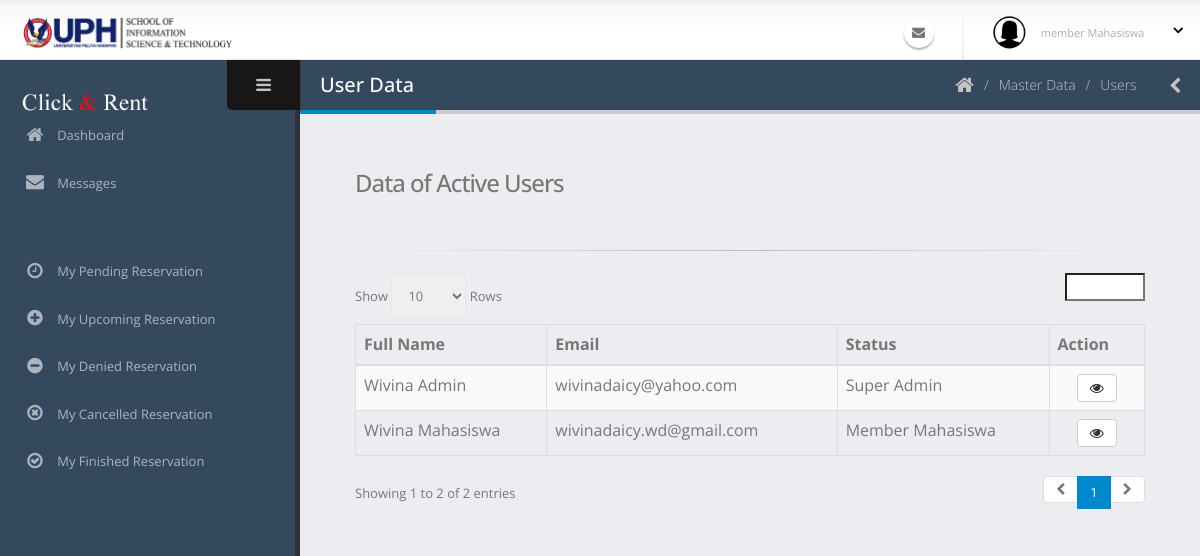
/admin/pengguna.php, run on an earlier commit of the app's database.
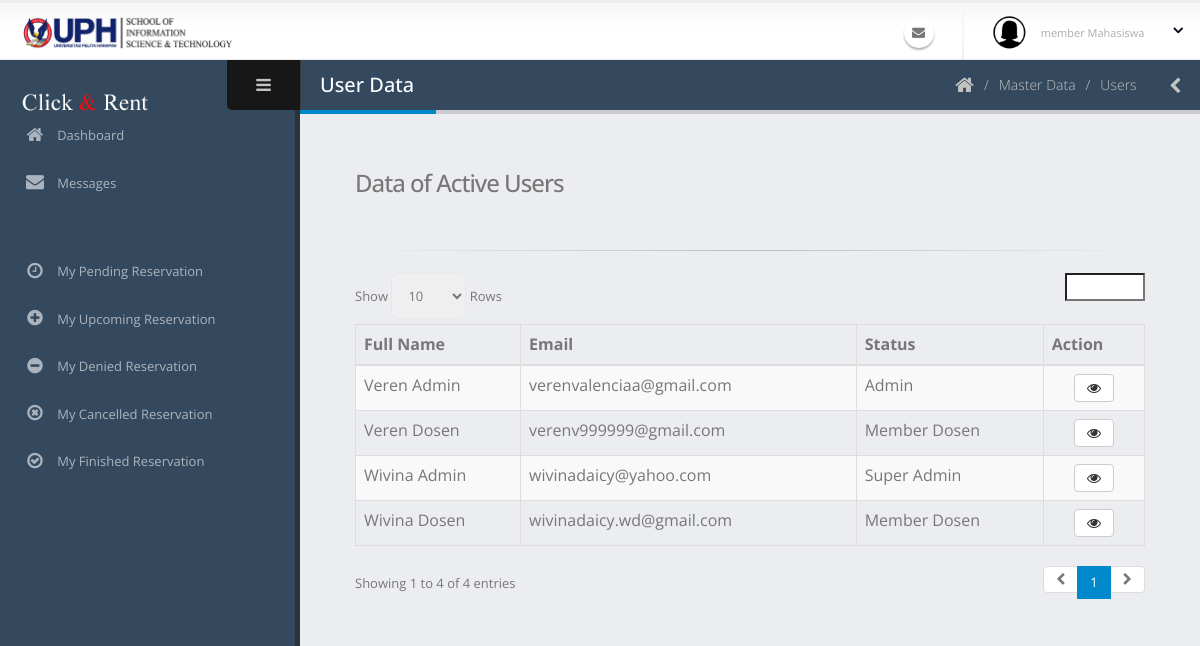
And on a later commit of the database.
### tables this page shows
CREATE TABLE `pengguna` (
  `id_pengguna` varchar(40) NOT NULL COMMENT 'USER-0',
  `email` varchar(50) NOT NULL,
  `kata_sandi` text NOT NULL,
  `nama_lengkap` varchar(60) NOT NULL,
  `jenis_kelamin` char(1) NOT NULL,
  `tanggal_lahir` date NOT NULL,
  `alamat` text NOT NULL,
  `no_hp` varchar(20) NOT NULL,
  `tanggal_masuk` date NOT NULL,
  `status_pengguna` int(11) NOT NULL COMMENT '1: SUPER ADMIN, 2: ADMIN, 3: MEMBER DOSEN, 4:MEMBER MAHASISWA',
  `status_daftar` int(11) NOT NULL COMMENT '0 =TIDAK AKTIF, 1=MENUNGGU APPROVE, 2=AKTIF, 3=DITOLAK',
  `user_add` varchar(40) NOT NULL,
  `waktu_add` datetime NOT NULL,
  `user_edit` varchar(40) NOT NULL,
  `waktu_edit` datetime NOT NULL,
  `user_delete` varchar(40) NOT NULL,
  `waktu_delete` datetime NOT NULL,
  `status_delete` int(11) NOT NULL
);

### admin/pengguna.php (the view, shortened to what this page needs)
<?php include('../koneksi.php'); ?>
<?php include('req/head.php');?>
<?php include('req/header.php');?>
<?php include('req/leftbar.php');?>
	<section role="main" class="content-body">
		<header class="page-header">
			<h2>User Data</h2>
			<div class="right-wrapper pull-right">
				<ol class="breadcrumbs">
					<li>
						<a href="index.php">
							<i class="fa fa-home"></i>
						</a>
					</li>
					<li><span>Master Data</span></li>
					<li><span>Users</span></li>
				</ol>
				<a class="sidebar-right-toggle" data-open="sidebar-right"><i class="fa fa-chevron-left"></i></a>
			</div>
		</header>
<div class="container-fluid">
<h3>Data of Active Users</h3>
	<br>
	<hr>
	<table  class="table table-bordered table-striped mb-none" id="datatable-default">
		<thead>
			<tr>
				<th>Full Name</th>
				<th>Email</th>
				<th>Status</th>
				<th>Action</th>
			</tr>
		</thead>
		<tbody>
		<?php
			$query = mysqli_query($koneksi, "SELECT * from pengguna WHERE status_delete='0' AND status_daftar='2'");
			while($data=mysqli_fetch_array($query)){
			?>
			<tr>
				<td><?php echo $data['nama_lengkap']?></td>
				<td><?php echo $data['email']?></td>
				<?php
						   if($data['status_pengguna']=="1"){
							   $statusnya = "Super Admin";
						   }else if($data['status_pengguna']=="2"){
							   $statusnya = "Admin";
						   }else if($data['status_pengguna']=="3"){
								$statusnya = "Member Dosen";
						   }else{
								$statusnya = "Member Mahasiswa";
						   }
						?>
				<td><?php echo $statusnya?></td>
				<td class="text-center">
					<a class="modal-with-form btn btn-default" data-toggle="tooltip" data-placement="top" title="Detail" href="#modaldetail<?php echo $data['id_pengguna'];?>"><i class='fa fa-eye'></i>
					</a>
				</td>
			</tr>
			<?php } ?>
		</tbody>
	</table>
</div>
<br>
<br>
<?php include('req/endtitle.php');?>
<?php include('req/script.php');?>

What changed in the data, as far as the page shows it:
no longer on this page (row edited): pengguna: nama_lengkap "Wivina Mahasiswa", email "wivinadaicy.wd@gmail.com", status_pengguna "Member Mahasiswa"
added pengguna: nama_lengkap "Veren Admin", email "verenvalenciaa@gmail.com", status_pengguna "Admin"
added pengguna: nama_lengkap "Veren Dosen", email "verenv999999@gmail.com", status_pengguna "Member Dosen"
added pengguna: nama_lengkap "Wivina Dosen", email "wivinadaicy.wd@gmail.com", status_pengguna "Member Dosen"
Also different on the page:
text written by a page script: "Show Rows Showing 1 to 2 of 2 entries 1" → "Show Rows Showing 1 to 4 of 4 entries 1"
